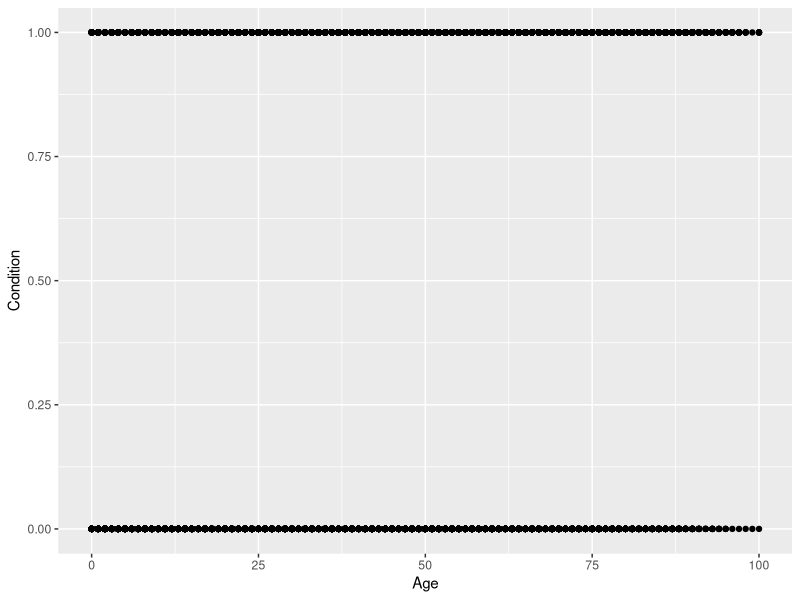
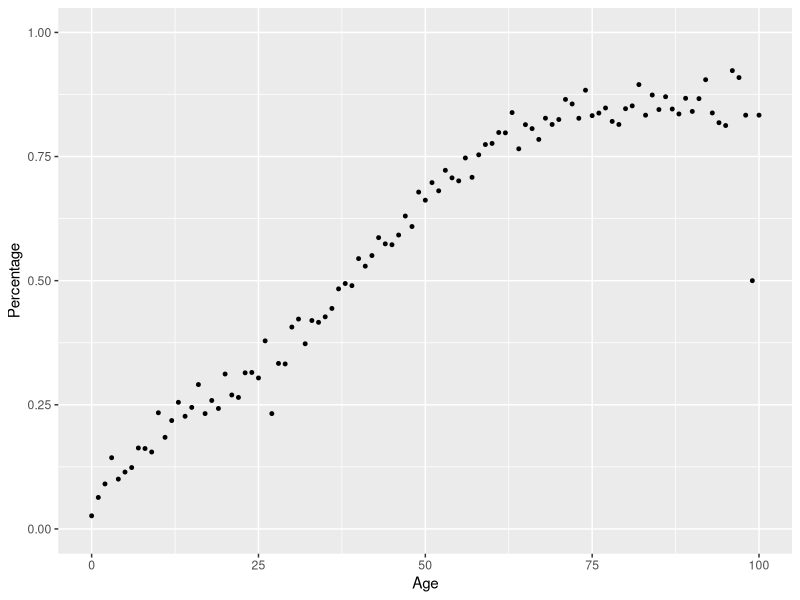
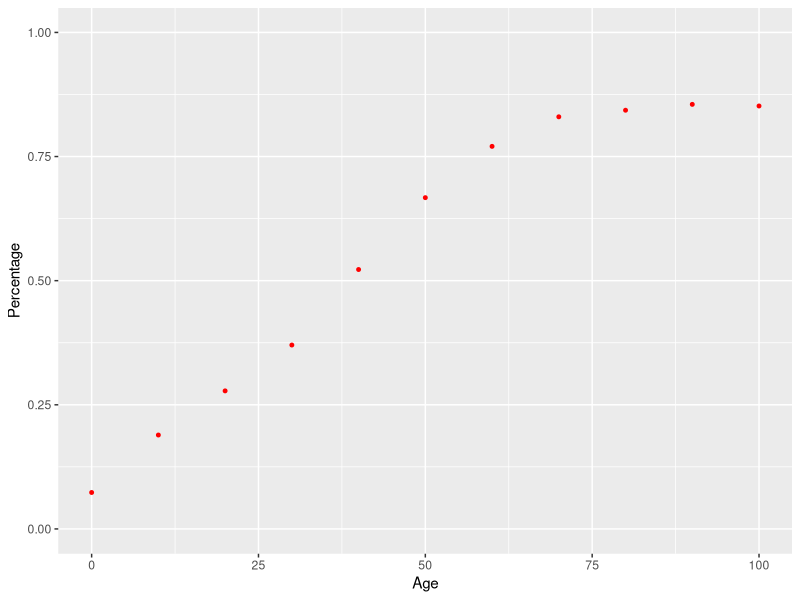
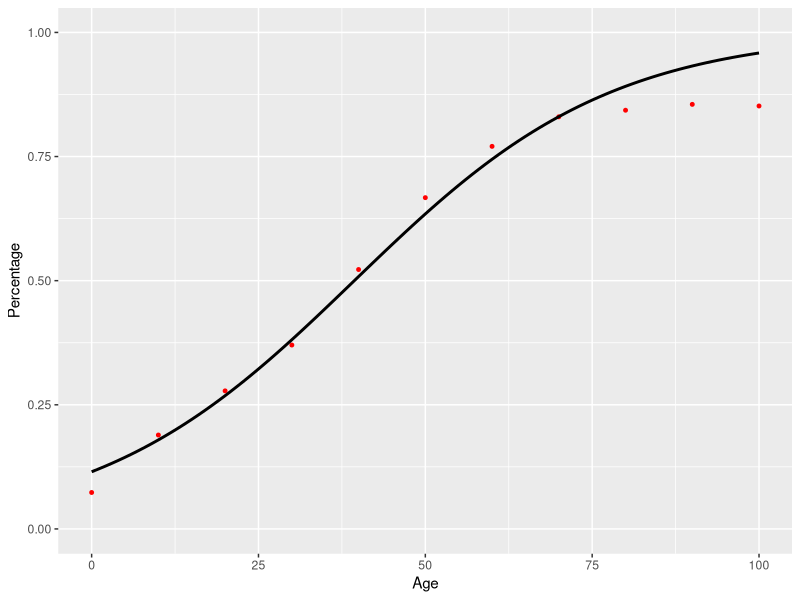
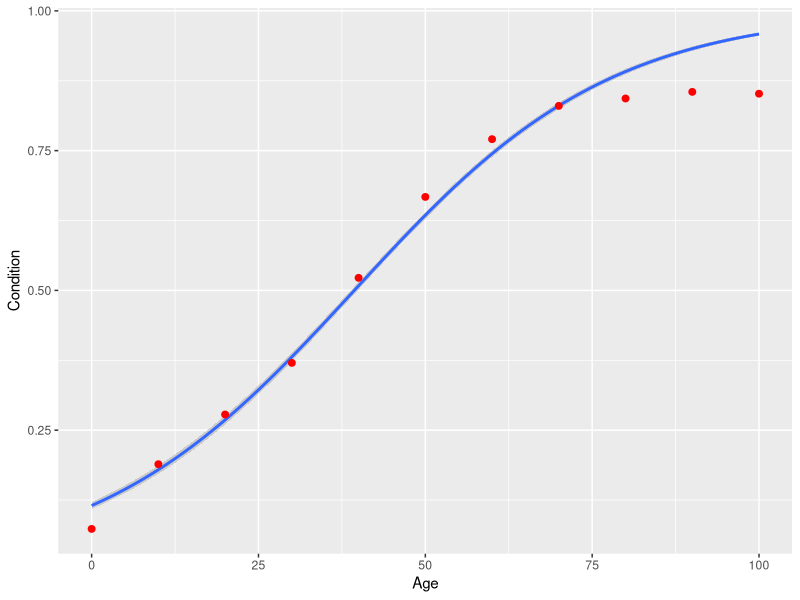
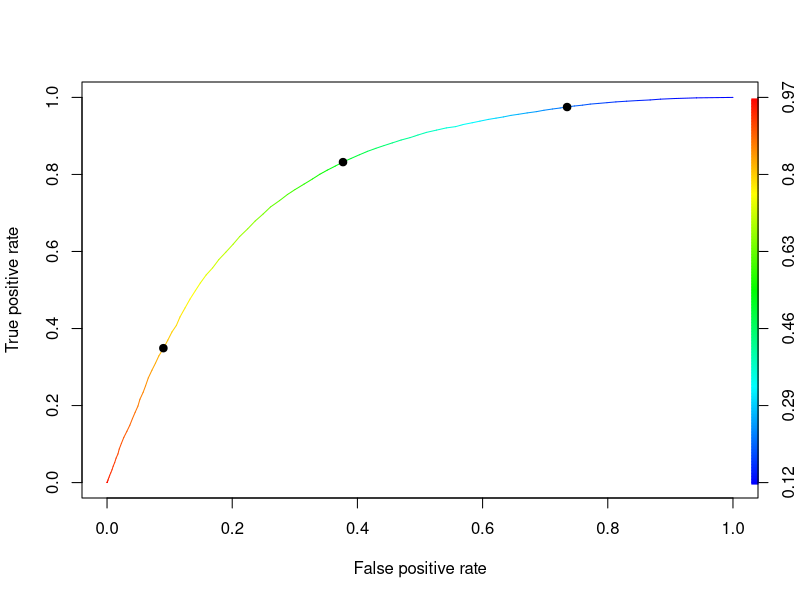
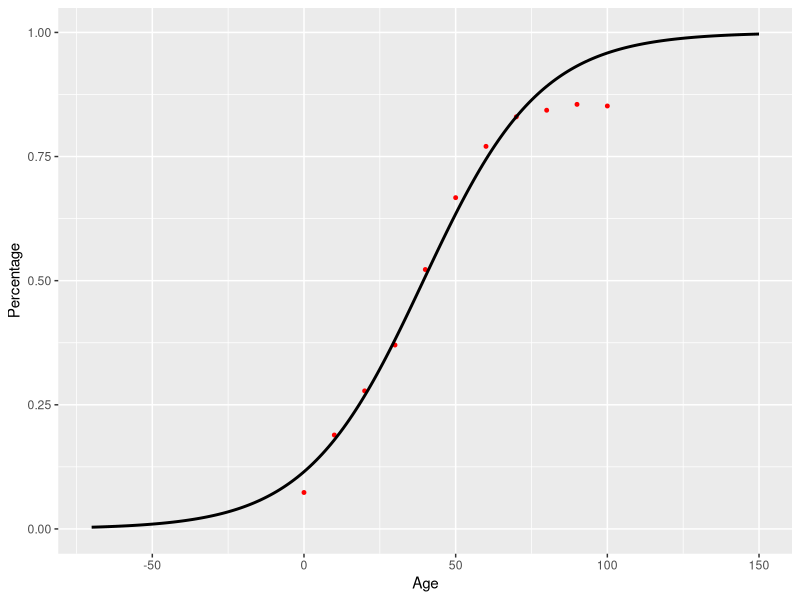
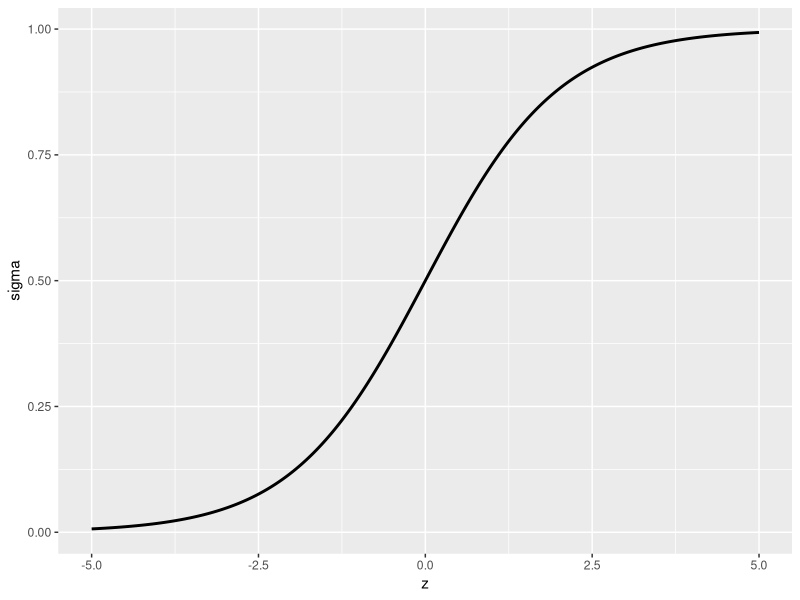

Here is the R script that generated these plots, in order:
library(tidyverse)
library(ROCR)

# to recreate chronic.csv :
# namcs <- read_delim("../datasets/namcs2009.tsv","\t", escape_double = FALSE, trim_ws = TRUE)
# chronic <- namcs %>% filter( NOCHRON < 2 ) %>% select(Age = AGE, Condition = NOCHRON)
# chronic$Condition <- 1 - chronic$Condition
# summary( chronic )
# write_csv( chronic, "../datasets/chronic.csv" )

( chronic <- read_csv("datasets/chronic.csv", col_types=cols()) )

ggplot( chronic, aes(Age,Condition)) + geom_point()
# ggsave("../images/chronic_plot.png", device="png")

chronic %>% group_by(Condition) %>% summarize( Number = n(), Percentage = n()/31433, .groups = "drop")

( cohorts <- chronic %>% group_by(Age) %>% summarize(Number = n(), Percentage = mean(Condition), .groups = "drop") )
ggplot( cohorts, aes(Age,Percentage) ) + geom_point( size=1 ) + ylim(0,1)
# ggsave("../images/chronic_age_cohorts.png", device="png")

# create tabular summary:
chronic <- chronic %>% mutate( Decade = 10*(round(Age/10) ))
( cohorts <- chronic %>% group_by(Decade) %>% summarize( Number = n(), With.condition = sum(Condition), Percentage = mean(Condition), .groups="drop" ))

( g <- ggplot( cohorts, aes(Decade,Percentage) ) + geom_point( color="red", size=1) + ylim(0,1) + xlab("Age"))
# ggsave("../images/chronic_cohorts.png", device="png")

chronic.fit <- glm( Condition ~ Age, data = chronic, family = "binomial" )
summary(chronic.fit)
chronic <- chronic %>% mutate( Probability = chronic.fit$fitted.values)

g + geom_line( data=chronic, aes(x = Age, y = Probability), size=1 )
# ggsave("../images/chronic_fit.png",device="png")

ggplot(chronic, aes(Age,Condition)) + geom_smooth(method=glm,method.args=list(family=binomial)) + geom_point( data=cohorts, aes(Decade,Percentage), color="red", size=2)

( chronic <- chronic %>% mutate( Classifier = as.numeric(Age > 39.36) ) )
class.table <- table( chronic$Condition, chronic$Classifier )
rownames( class.table ) <- c("Does not have condition", "Has condition")
colnames( class.table ) <- c("Condition not predicted", "Condition predicted" )
class.table 
mean( chronic$Condition == chronic$Classifier )
mean( chronic$Condition != chronic$Classifier )

chronic <- chronic %>% mutate( Classifier = as.numeric(Probability > 0.80) )
class.table <- table( chronic$Condition, chronic$Classifier )
rownames( class.table ) <- c("Does not have condition", "Has condition")
colnames( class.table ) <- c("Condition not predicted", "Condition predicted" )
class.table
prop.table( class.table, 1 )
mean( chronic$Condition == chronic$Classifier )
mean( chronic$Condition != chronic$Classifier )

chronic <- chronic %>% mutate( Classifier = as.numeric(Probability > 0.20) )
class.table <- table( chronic$Condition, chronic$Classifier )
rownames( class.table ) <- c("Does not have condition", "Has condition")
colnames( class.table ) <- c("Condition not predicted", "Condition predicted" )
class.table 
prop.table( class.table, 1 )
mean( chronic$Condition == chronic$Classifier )
mean( chronic$Condition != chronic$Classifier )

pred <- prediction(chronic$Probability, chronic$Condition)
perf <- performance(pred,"tpr","fpr")
plot(perf, colorize=TRUE )
points( c(.735,.377,.09), c(.975,.832,.349), pch=19)
auc <- performance( pred, "auc")
auc@y.values[[1]]

new <- data.frame(Age=seq(-70,150,by=1))
predictions <- predict(chronic.fit,new,type="response")
extended.curve <- data.frame(Age = new$Age, Probability = predictions)
g + xlim(-70,150) + geom_line( data=extended.curve, aes( x = Age, y = Probability), size=1 )
# ggsave("../images/chronic_logit.png",device="png")

# the logistic function
z = seq(-5,5,len=1000)
logit <- data.frame(z = z, sigma = 1 / ( 1 + exp(-z) ) )
ggplot( logit, aes(z,sigma)) + geom_line( size=1 )
# ggsave("../images/logit.png", device="png")

( cohorts <- chronic %>% group_by(Age) %>% summarize(N=n(), Successes=sum(Condition), Failures=n()-sum(Condition), Percentage=mean(Condition), .groups="drop") )

cohorts.null <- glm( cbind(Successes,Failures) ~ 1, data = cohorts, family=binomial)
summary(cohorts.null)
null.odds <- exp(cohorts.null$coefficients[[1]]) 
pi.null <- null.odds / (1+null.odds) 
cohorts <- cohorts %>% mutate( Pi.null = pi.null )
( cohorts <- cohorts %>% mutate( Null.deviance = 2*( Successes*log(Percentage/Pi.null) + Failures*log((1-Percentage)/(1-Pi.null)) )) )
sum( cohorts$Null.deviance )

cohorts.fit <- glm( cbind(Successes,Failures) ~ Age, data = cohorts, family=binomial)
summary(cohorts.fit)
new <- data.frame( Age = cohorts$Age )
predictions <- predict( cohorts.fit, new, type="response" )
( cohorts <- cohorts %>% mutate( Pi.hat = predictions ) )
( cohorts <- cohorts %>% mutate(Deviance = 2*( Successes*log(Percentage/Pi.hat) + Failures*log((1-Percentage)/(1-Pi.hat)) )) )
sum( cohorts$Deviance ) 
( G2.cohorts <- cohorts.fit$null.deviance - cohorts.fit$deviance )
pchisq( G2.cohorts, df=1, lower.tail = FALSE)
